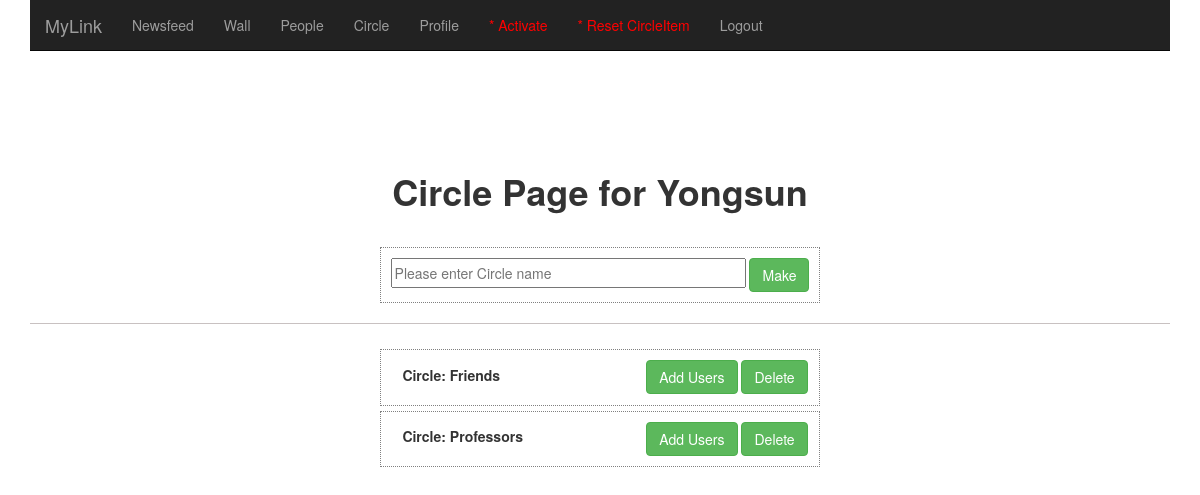
Page /circle (signed in) on the committed database.
### app/models.py (models this page shows, shortened)
class User(db.Model):
	uid = db.Column(db.Integer, primary_key=True)
	firstname = db.Column(db.String(100))
	lastname = db.Column(db.String(100))
	email = db.Column(db.String(120), unique=True)
	password = db.Column(db.String(54))
	pic = db.Column(db.String(100))
	activate = db.Column(db.Boolean)
	def is_authenticated(self):
		return True

class Circle(db.Model):
	cid = db.Column(db.Integer, primary_key=True)
	owns = db.Column(db.Integer, db.ForeignKey('user.uid'))
	name = db.Column(db.String(100))

### app/views.py (the view)
@app.route('/circle', methods=['GET','POST'])
@login_required
@csrf.exempt
def circle():
	form = CircleForm()
	error = None
	if form.validate_on_submit():
		name = form.name.data
		circle = Circle(owns=g.user.uid, name=name)
		db.session.add(circle)
		db.session.commit()
		c = db.session.query(Circle).filter(Circle.owns==g.user.uid).filter(Circle.name==name).first()
		users = db.session.query(User).all()
		for user in users:
			ci = CircleItem(cid=c.cid,uid=user.uid,added=False)
			db.session.add(ci)
		db.session.commit()
		return redirect(url_for('circle'))
	circles = db.session.query(Circle).filter(Circle.owns==g.user.uid).all()
	return render_template("circle.html", form=form, writer=g.user, circles=circles)

### app/forms.py
class CircleForm(Form):
	name = TextField('name', validators=[Required()])

### app/views.py (called while the page is built)
@login_manager.user_loader
def load_user(uid):
	return User.query.get(int(uid))

@app.before_request
def before_request():
	g.user = current_user

### app/templates/circle.html (shortened to what this page needs)
{% extends "base.html" %}
{% block content %}
<div class="container marketing" align="center">
	<h1><b>Circle Page for {{writer.firstname}}</b></h1>
	<br>
	<form actoin="" method="post" name="wall" enctype="multipart/form-data" style="padding-top:5px">
       	<div style = "background:white;width:440px;border:1px dotted grey">
			<div style="display:inline-block;width:430px;padding-bottom:10px; padding-top:10px">
				{{ form.name(placeholder="Please enter Circle name", style="display:inline-block;width: 355px; height: 30px;")}}
				<input style="" type="submit" class="btn btn-large btn-success" value="Make">
			</div>
		</div>
	</form>
	<hr>
	{% for circle in circles %}
		<div style="padding-top:5px">
	       	<div style = "background:white;width:440px;border:1px dotted grey">
				<div style="display:inline-block;width:430px;padding-bottom:10px; padding-top:10px">
					<div align="left" style="display:inline-block;width: 250px; height: 30px;padding-left:10px">
						<b>Circle: {{circle.name}}</b><br>
					</div>
					<a class="btn btn-large btn-success"  href="{{url_for('circleUsers', cid=circle.cid)}}">Add Users</a>
					<a class="btn btn-large btn-success"  href="{{url_for('delete_circle', cid=circle.cid)}}">Delete</a>
				</div>
			</div>
	{% endfor %}
</div>
{% endblock %}

### rows in the picture
User: firstname "Yongsun"
Circle: name "Friends"
Circle: name "Professors"
